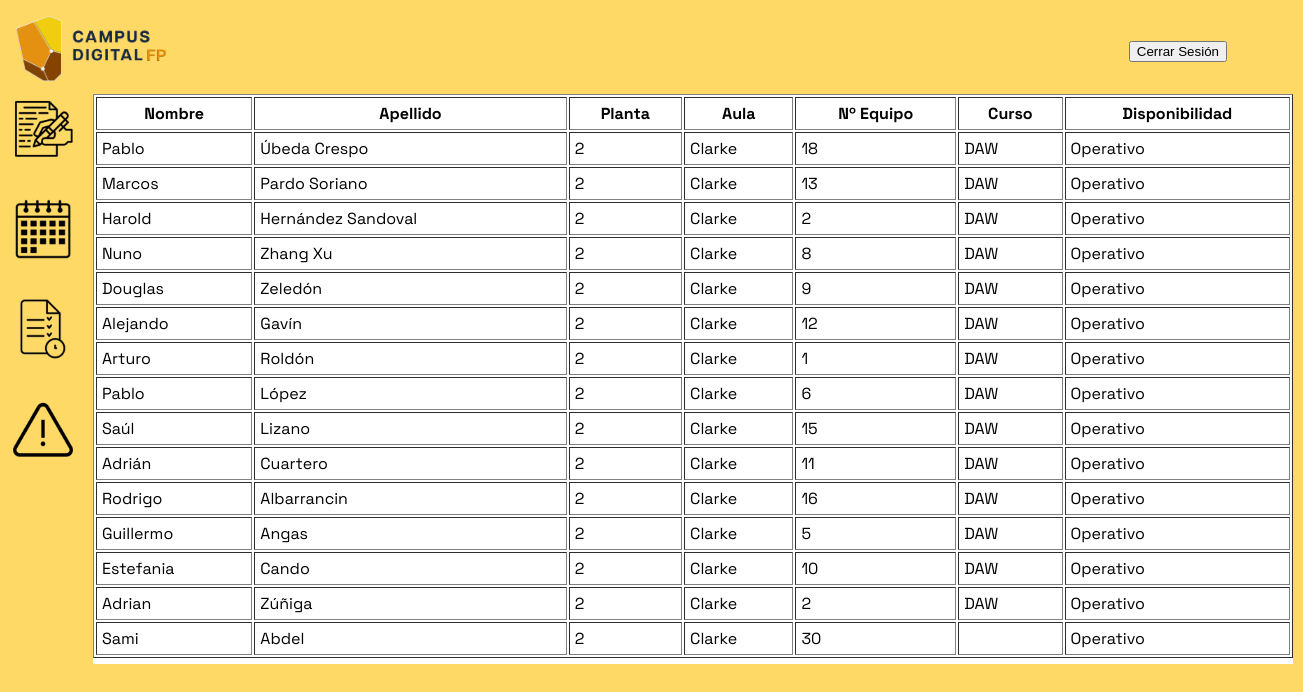
The page /consultabsdprofesor.php (signed in) on the database its author committed.
### tables this page shows
CREATE TABLE `usuario` (
  `IDUsuario` int(11) NOT NULL,
  `Rol` varchar(15) DEFAULT NULL,
  `Nombres` varchar(50) DEFAULT NULL,
  `Apellidos` varchar(50) DEFAULT NULL,
  `Curso` varchar(50) DEFAULT NULL,
  `IDEquipo` int(11) DEFAULT NULL,
  `Correo` varchar(50) DEFAULT NULL,
  `Contrasena` varchar(255) DEFAULT NULL
);

CREATE TABLE `equipo` (
  `IDEquipo` int(11) NOT NULL,
  `NumeroEquipo` varchar(30) DEFAULT NULL,
  `TipoEquipo` varchar(50) DEFAULT NULL,
  `Planta` int(11) DEFAULT NULL,
  `Aula` varchar(50) DEFAULT NULL,
  `Estado` varchar(45) DEFAULT NULL
);

### consultabsdprofesor.php (the view, shortened to what this page needs)
<!DOCTYPE html>
<html>
<head>
    <link rel="stylesheet" href="profesor.css">
</head>
<body>
<header>
    <a href="solicitud_profesor.php"><img src="img/logolargo.png" width="150" height="65" alt="Retorno a la Selección de Peticiones"></a>
    <a href="logout.php"><button type="button" class="btn">Cerrar Sesión</button></a>
</header>
<nav>
    <a href="solicitud_profesor.php"><img src="img/writingicon.png" width="70" height="70" alt="Selección de Peticiones"></a><br>
    <a href="solicituduserprofesor.php"><img src="img/calendaricon.png" width="70" height="70" alt="Solicitud de Usuario"></a><br>
    <a href="consultabsdprofesor.php"><img src="img/paperclockicon.png" width="70" height="70" alt="Consulta BSD"></a><br>
    <a href="errores_profesor.php"><img src="img/warningicon.png" width="70" height="70" alt="Errores (Profesorado)"></a><br>
</nav>
<div class="rectangulo">
        	<?php
$host = "localhost";
$usuario = "root";
$clave = "";
$bd = "basedatos";
$puerto = 3306;
$conexion = new mysqli($host, $usuario, $clave, $bd, $puerto);
$sql = "SELECT * FROM usuario JOIN equipo ON equipo.IDEquipo = usuario.IDEquipo";
$resultado = $conexion->query($sql);
if ($resultado && $resultado->num_rows > 0) {
    echo "<table border='1' cellpadding='5' width=100%>";
    echo "<tr>
            <th>Nombre</th>
            <th>Apellido</th>
            <th>Planta</th>
            <th>Aula</th>
            <th>Nº Equipo</th>
            <th>Curso</th>
            <th>Disponibilidad</th>
          </tr>";
    while ($fila = $resultado->fetch_assoc()) {
        echo "<tr>
                <td>".$fila['Nombres']."</td>
                <td>".$fila['Apellidos']."</td>
                <td>".$fila['Planta']."</td>
                <td>".$fila['Aula']."</td>
                <td>".$fila['IDEquipo']."</td>
                <td>".$fila['Curso']."</td>
                <td>".$fila['Estado']."</td>
              </tr>";
    }
    echo "</table>";
} else {
    echo "No hay registros en la tabla usuario.";
}
?>
</div>
</body>
</html>

### profesor.css (style rules this page uses)
.rectangulo { height: 570px; width: 1200px; background-color: white; margin-left:85px; font-family: 'Space Grotesk', 'Segoe UI'; }
body { background-color: #FFD966; font-family: 'Space Grotesk', 'Segoe UI'; }
nav { display:flex; flex-direction: column; gap: 2px; align-items: flex-start; width: 0px; height: 0px; border-radius: 0px; }
header { justify-content: space-between; display:flex; align-items:center; margin-right: 60px; padding:8px; }

### rows shown on the page
usuario: Nombres "Pablo", Apellidos "Úbeda Crespo", IDEquipo.Planta "2", IDEquipo.Aula "Clarke", IDEquipo.IDEquipo "18", Curso "DAW", IDEquipo.Estado "Operativo"
usuario: Nombres "Marcos", Apellidos "Pardo Soriano", IDEquipo.Planta "2", IDEquipo.Aula "Clarke", IDEquipo.IDEquipo "13", Curso "DAW", IDEquipo.Estado "Operativo"
usuario: Nombres "Harold", Apellidos "Hernández Sandoval", IDEquipo.Planta "2", IDEquipo.Aula "Clarke", IDEquipo.IDEquipo "2", Curso "DAW", IDEquipo.Estado "Operativo"
usuario: Nombres "Nuno", Apellidos "Zhang Xu", IDEquipo.Planta "2", IDEquipo.Aula "Clarke", IDEquipo.IDEquipo "8", Curso "DAW", IDEquipo.Estado "Operativo"
usuario: Nombres "Douglas", Apellidos "Zeledón", IDEquipo.Planta "2", IDEquipo.Aula "Clarke", IDEquipo.IDEquipo "9", Curso "DAW", IDEquipo.Estado "Operativo"
usuario: Nombres "Alejando", Apellidos "Gavín", IDEquipo.Planta "2", IDEquipo.Aula "Clarke", IDEquipo.IDEquipo "12", Curso "DAW", IDEquipo.Estado "Operativo"
usuario: Nombres "Arturo", Apellidos "Roldón", IDEquipo.Planta "2", IDEquipo.Aula "Clarke", IDEquipo.IDEquipo "1", Curso "DAW", IDEquipo.Estado "Operativo"
usuario: Nombres "Pablo", Apellidos "López", IDEquipo.Planta "2", IDEquipo.Aula "Clarke", IDEquipo.IDEquipo "6", Curso "DAW", IDEquipo.Estado "Operativo"
usuario: Nombres "Saúl", Apellidos "Lizano", IDEquipo.Planta "2", IDEquipo.Aula "Clarke", IDEquipo.IDEquipo "15", Curso "DAW", IDEquipo.Estado "Operativo"
usuario: Nombres "Adrián", Apellidos "Cuartero", IDEquipo.Planta "2", IDEquipo.Aula "Clarke", IDEquipo.IDEquipo "11", Curso "DAW", IDEquipo.Estado "Operativo"
usuario: Nombres "Rodrigo", Apellidos "Albarrancin", IDEquipo.Planta "2", IDEquipo.Aula "Clarke", IDEquipo.IDEquipo "16", Curso "DAW", IDEquipo.Estado "Operativo"
usuario: Nombres "Guillermo", Apellidos "Angas", IDEquipo.Planta "2", IDEquipo.Aula "Clarke", IDEquipo.IDEquipo "5", Curso "DAW", IDEquipo.Estado "Operativo"
usuario: Nombres "Estefania", Apellidos "Cando", IDEquipo.Planta "2", IDEquipo.Aula "Clarke", IDEquipo.IDEquipo "10", Curso "DAW", IDEquipo.Estado "Operativo"
usuario: Nombres "Adrian", Apellidos "Zúñiga", IDEquipo.Planta "2", IDEquipo.Aula "Clarke", IDEquipo.IDEquipo "2", Curso "DAW", IDEquipo.Estado "Operativo"
usuario: Nombres "Sami", Apellidos "Abdel", IDEquipo.Planta "2", IDEquipo.Aula "Clarke", IDEquipo.IDEquipo "30", IDEquipo.Estado "Operativo"
